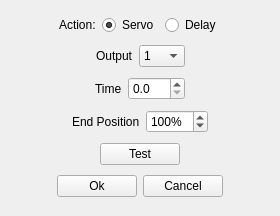
<?xml version="1.0" encoding="UTF-8"?>
<ui version="4.0">
 <class>StepDialog</class>
 <widget class="QDialog" name="StepDialog">
  <property name="geometry">
   <rect>
    <x>0</x>
    <y>0</y>
    <width>280</width>
    <height>216</height>
   </rect>
  </property>
  <property name="windowTitle">
   <string>Edit Sequence</string>
  </property>
  <layout class="QVBoxLayout" name="verticalLayout">
   <item>
    <layout class="QHBoxLayout" name="horizontalLayout">
     <item>
      <spacer name="horizontalSpacer_7">
       <property name="orientation">
        <enum>Qt::Horizontal</enum>
       </property>
       <property name="sizeHint" stdset="0">
        <size>
         <width>40</width>
         <height>20</height>
        </size>
       </property>
      </spacer>
     </item>
     <item>
      <widget class="QLabel" name="label_4">
       <property name="text">
        <string>Action:</string>
       </property>
      </widget>
     </item>
     <item>
      <widget class="QRadioButton" name="servoStep">
       <property name="text">
        <string>Servo</string>
       </property>
       <property name="checked">
        <bool>true</bool>
       </property>
      </widget>
     </item>
     <item>
      <widget class="QRadioButton" name="delayStep">
       <property name="text">
        <string>Delay</string>
       </property>
      </widget>
     </item>
     <item>
      <spacer name="horizontalSpacer_8">
       <property name="orientation">
        <enum>Qt::Horizontal</enum>
       </property>
       <property name="sizeHint" stdset="0">
        <size>
         <width>40</width>
         <height>20</height>
        </size>
       </property>
      </spacer>
     </item>
    </layout>
   </item>
   <item>
    <layout class="QHBoxLayout" name="horizontalLayout_2">
     <item>
      <spacer name="horizontalSpacer_2">
       <property name="orientation">
        <enum>Qt::Horizontal</enum>
       </property>
       <property name="sizeHint" stdset="0">
        <size>
         <width>40</width>
         <height>20</height>
        </size>
       </property>
      </spacer>
     </item>
     <item alignment="Qt::AlignRight">
      <widget class="QLabel" name="label">
       <property name="text">
        <string>Output</string>
       </property>
      </widget>
     </item>
     <item>
      <widget class="QComboBox" name="output">
       <property name="currentIndex">
        <number>1</number>
       </property>
       <item>
        <property name="text">
         <string>Off</string>
        </property>
       </item>
       <item>
        <property name="text">
         <string>1</string>
        </property>
       </item>
       <item>
        <property name="text">
         <string>2</string>
        </property>
       </item>
       <item>
        <property name="text">
         <string>3</string>
        </property>
       </item>
       <item>
        <property name="text">
         <string>4</string>
        </property>
       </item>
      </widget>
     </item>
     <item>
      <spacer name="horizontalSpacer">
       <property name="orientation">
        <enum>Qt::Horizontal</enum>
       </property>
       <property name="sizeHint" stdset="0">
        <size>
         <width>40</width>
         <height>20</height>
        </size>
       </property>
      </spacer>
     </item>
    </layout>
   </item>
   <item>
    <layout class="QHBoxLayout" name="horizontalLayout_4">
     <item>
      <spacer name="horizontalSpacer_3">
       <property name="orientation">
        <enum>Qt::Horizontal</enum>
       </property>
       <property name="sizeHint" stdset="0">
        <size>
         <width>40</width>
         <height>20</height>
        </size>
       </property>
      </spacer>
     </item>
     <item alignment="Qt::AlignRight">
      <widget class="QLabel" name="label_3">
       <property name="text">
        <string>Time</string>
       </property>
      </widget>
     </item>
     <item>
      <widget class="QDoubleSpinBox" name="time">
       <property name="decimals">
        <number>1</number>
       </property>
       <property name="singleStep">
        <double>0.500000000000000</double>
       </property>
       <property name="stepType">
        <enum>QAbstractSpinBox::AdaptiveDecimalStepType</enum>
       </property>
      </widget>
     </item>
     <item>
      <spacer name="horizontalSpacer_4">
       <property name="orientation">
        <enum>Qt::Horizontal</enum>
       </property>
       <property name="sizeHint" stdset="0">
        <size>
         <width>40</width>
         <height>20</height>
        </size>
       </property>
      </spacer>
     </item>
    </layout>
   </item>
   <item>
    <layout class="QHBoxLayout" name="horizontalLayout_3">
     <item>
      <spacer name="horizontalSpacer_5">
       <property name="orientation">
        <enum>Qt::Horizontal</enum>
       </property>
       <property name="sizeHint" stdset="0">
        <size>
         <width>40</width>
         <height>20</height>
        </size>
       </property>
      </spacer>
     </item>
     <item alignment="Qt::AlignRight">
      <widget class="QLabel" name="label_2">
       <property name="text">
        <string>End Position</string>
       </property>
      </widget>
     </item>
     <item>
      <widget class="QSpinBox" name="endPosition">
       <property name="keyboardTracking">
        <bool>false</bool>
       </property>
       <property name="suffix">
        <string>%</string>
       </property>
       <property name="minimum">
        <number>-150</number>
       </property>
       <property name="maximum">
        <number>150</number>
       </property>
       <property name="value">
        <number>100</number>
       </property>
      </widget>
     </item>
     <item>
      <spacer name="horizontalSpacer_6">
       <property name="orientation">
        <enum>Qt::Horizontal</enum>
       </property>
       <property name="sizeHint" stdset="0">
        <size>
         <width>40</width>
         <height>20</height>
        </size>
       </property>
      </spacer>
     </item>
    </layout>
   </item>
   <item>
    <layout class="QHBoxLayout" name="horizontalLayout_5">
     <item alignment="Qt::AlignHCenter">
      <widget class="QPushButton" name="testButton">
       <property name="text">
        <string>Test</string>
       </property>
       <property name="icon">
        <iconset resource="resources.qrc">
         <normaloff>:/images/servo.png</normaloff>:/images/servo.png</iconset>
       </property>
       <property name="iconSize">
        <size>
         <width>32</width>
         <height>32</height>
        </size>
       </property>
       <property name="checkable">
        <bool>true</bool>
       </property>
       <property name="autoDefault">
        <bool>false</bool>
       </property>
      </widget>
     </item>
    </layout>
   </item>
   <item>
    <layout class="QHBoxLayout" name="horizontalLayout_6">
     <item>
      <spacer name="horizontalSpacer_9">
       <property name="orientation">
        <enum>Qt::Horizontal</enum>
       </property>
       <property name="sizeHint" stdset="0">
        <size>
         <width>40</width>
         <height>20</height>
        </size>
       </property>
      </spacer>
     </item>
     <item>
      <widget class="QPushButton" name="okButton">
       <property name="text">
        <string>Ok</string>
       </property>
       <property name="autoDefault">
        <bool>false</bool>
       </property>
      </widget>
     </item>
     <item>
      <widget class="QPushButton" name="cancelButton">
       <property name="text">
        <string>Cancel</string>
       </property>
       <property name="autoDefault">
        <bool>false</bool>
       </property>
      </widget>
     </item>
     <item>
      <spacer name="horizontalSpacer_10">
       <property name="orientation">
        <enum>Qt::Horizontal</enum>
       </property>
       <property name="sizeHint" stdset="0">
        <size>
         <width>40</width>
         <height>20</height>
        </size>
       </property>
      </spacer>
     </item>
    </layout>
   </item>
  </layout>
 </widget>
 <resources>
  <include location="resources.qrc"/>
 </resources>
 <connections/>
</ui>
